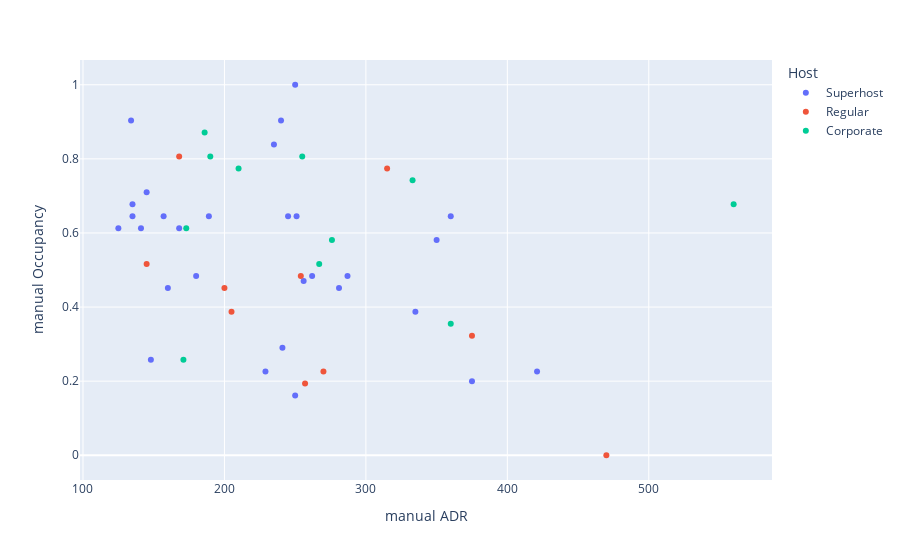

Notebook code for this chart:
### Code cell
fig = px.scatter(
    comps,
    y="manual Occupancy",
    x="manual ADR",
    color="Host",
    hover_data=["Notes", "url"],
)
fig.show()

# adr_vs_ocp = sns.scatterplot(
#     data=comps, x="manual Occupancy", y="manual ADR", hue="Host"
# )

### Figure 1 — Plotly figure (JSON) as saved in the notebook; plotly's stock layout.template omitted (floating-point values rounded to 4 significant figures)
{"data": [{"customdata": [[null, "https://www.airbnb.com/rooms/46038476"], ["Too fancy, comp won’t compare", "https://www.airbnb.com/rooms/54064539"], ["No Dynamic Pricing, looks like a house, not a cabin", "https://www.airbnb.com/rooms/52210633"], ["Fancy, Cabin Style", "https://www.airbnb.com/rooms/721062423659714038"], ["Bad Photos, On River", "https://www.airbnb.com/rooms/566008910384238034"], ["Quaint Cabind Style, Near Rattlesnake Ledge", "https://www.airbnb.com/rooms/51785328"], ["Owner Occupied, Poor Photos, Basement Apartment, Language Barrier", "https://www.airbnb.com/rooms/23960139"], ["New Listing, Underpriced, Bad Photos", "https://www.airbnb.com/rooms/732625739862507774"], ["Newer Listing", "https://www.airbnb.com/rooms/48258178"], ["In Town, updated", "https://www.airbnb.com/rooms/719625260995322512"], ["Superhost, relatively new", "https://www.airbnb.com/rooms/23021120"], ["Superhost not vacasa or corporate", "https://www.airbnb.com/rooms/51149790"], ["Superhost not vacasa or corporate", "https://www.airbnb.com/rooms/26032476"], ["Superhost not vacasa or corporate", "https://www.airbnb.com/rooms/630394210952855297"], ["Superhost", "https://www.airbnb.com/rooms/36699088"], ["Superhost", "https://www.airbnb.com/rooms/48943693"], ["Ugly Old", "https://www.airbnb.com/rooms/53811926"], ["Looks Nice", "https://www.airbnb.com/rooms/49487409"], ["Nice, Superhost", "https://www.airbnb.com/rooms/36114880"], ["Superhost", "https://www.airbnb.com/rooms/23021070"], ["Superhost, good photos", "https://www.airbnb.com/rooms/46619467"], ["Expensive Furniture", "https://www.airbnb.com/rooms/557125827091662488"], ["Superhost, good furniture", "https://www.airbnb.com/rooms/49016675"], ["Superhost, condo community", "https://www.airbnb.com/rooms/23021100"], ["Superhost, by the beach", "https://www.airbnb.com/rooms/23352493"], ["Superhost", "https://www.airbnb.com/rooms/52735414"], ["Superhost, Nice Photos", "https://www.airbnb.com/rooms/666970338596390385"], ["On Stilts, Experience", "https://www.airbnb.com/rooms/50858816"], ["Fancy, Pro Photos", "https://www.airbnb.com/rooms/689441742434586212"]], "hovertemplate": "Host=Superhost<br>manual ADR=%{x}<br>manual Occupancy=%{y}<br>Notes=%{customdata[0]}<br>url=%{customdata[1]}<extra></extra>", "legendgroup": "Superhost", "marker": {"color": "#636efa", "symbol": "circle"}, "mode": "markers", "name": "Superhost", "orientation": "v", "showlegend": true, "type": "scatter", "x": [134, 245, 189, 350, 281, 250, 180, 145, 125, 160, 360, 235, 421, 335, 250, 262, 148, 135, 135, 287, 229, 168, 157, 251, 240, 141, 256, 375, 241], "xaxis": "x", "y": [0.9032, 0.6452, 0.6452, 0.5806, 0.4516, 1, 0.4839, 0.7097, 0.6129, 0.4516, 0.6452, 0.8387, 0.2258, 0.3871, 0.1613, 0.4839, 0.2581, 0.6774, 0.6452, 0.4839, 0.2258, 0.6129, 0.6452, 0.6452, 0.9032, 0.6129, 0.47, 0.2, 0.2903], "yaxis": "y"}, {"customdata": [["Overpriced", "https://www.airbnb.com/rooms/45926314"], ["Ugly, No Dynamic Pricing", "https://www.airbnb.com/rooms/19908956"], ["Lakefront, bad photos, Overpriced", "https://www.airbnb.com/rooms/714819816371099049"], ["Owner Occupied", "https://www.airbnb.com/rooms/768978483572927801"], ["On River", "https://www.airbnb.com/rooms/47389228"], ["Overpriced", "https://www.airbnb.com/rooms/27342797"], ["Not Superhost", "https://www.airbnb.com/rooms/33964064"], ["new listing", "https://www.airbnb.com/rooms/698544908100904679"], ["New Listing", "https://www.airbnb.com/rooms/878864519405589544"], ["Nonsuperhost", "https://www.airbnb.com/rooms/29740451"]], "hovertemplate": "Host=Regular<br>manual ADR=%{x}<br>manual Occupancy=%{y}<br>Notes=%{customdata[0]}<br>url=%{customdata[1]}<extra></extra>", "legendgroup": "Regular", "marker": {"color": "#EF553B", "symbol": "circle"}, "mode": "markers", "name": "Regular", "orientation": "v", "showlegend": true, "type": "scatter", "x": [375, 145, 470, 270, 200, 257, 315, 205, 168, 254], "xaxis": "x", "y": [0.3226, 0.5161, 0, 0.2258, 0.4516, 0.1935, 0.7742, 0.3871, 0.8065, 0.4839], "yaxis": "y"}, {"customdata": [["Evolve Management yields bad reviews", "https://www.airbnb.com/rooms/20889506"], ["Vacasa, bad reviews and cleaning", "https://www.airbnb.com/rooms/30071398"], ["Vacasa, bad reviews and cleaning", "https://www.airbnb.com/rooms/26051988"], ["Vacasa, very nice looking", "https://www.airbnb.com/rooms/847850412831339117"], ["Vacasa", "https://www.airbnb.com/rooms/572969241718961944"], ["Off Calendar", "https://www.airbnb.com/rooms/812259821220935977"], ["Corporation", "https://www.airbnb.com/rooms/46358968"], ["Corporation", "https://www.airbnb.com/rooms/46358968"], ["Corporation", "https://www.airbnb.com/rooms/39804129"], ["Way too nice to count as a comp", "https://www.airbnb.com/rooms/772511804409507635?"], ["Too nice to comp", "https://www.airbnb.com/rooms/46466747"], ["Evolve Management yields bad reviews", "https://www.airbnb.com/rooms/47329399"]], "hovertemplate": "Host=Corporate<br>manual ADR=%{x}<br>manual Occupancy=%{y}<br>Notes=%{customdata[0]}<br>url=%{customdata[1]}<extra></extra>", "legendgroup": "Corporate", "marker": {"color": "#00cc96", "symbol": "circle"}, "mode": "markers", "name": "Corporate", "orientation": "v", "showlegend": true, "type": "scatter", "x": [255, 171, 186, 210, 190, null, 276, 267, 333, 560, 360, 173], "xaxis": "x", "y": [0.8065, 0.2581, 0.871, 0.7742, 0.8065, null, 0.5806, 0.5161, 0.7419, 0.6774, 0.3548, 0.6129], "yaxis": "y"}], "layout": {"legend": {"title": {"text": "Host"}, "tracegroupgap": 0}, "margin": {"t": 60}, "xaxis": {"anchor": "y", "domain": [0, 1], "title": {"text": "manual ADR"}}, "yaxis": {"anchor": "x", "domain": [0, 1], "title": {"text": "manual Occupancy"}}}}
